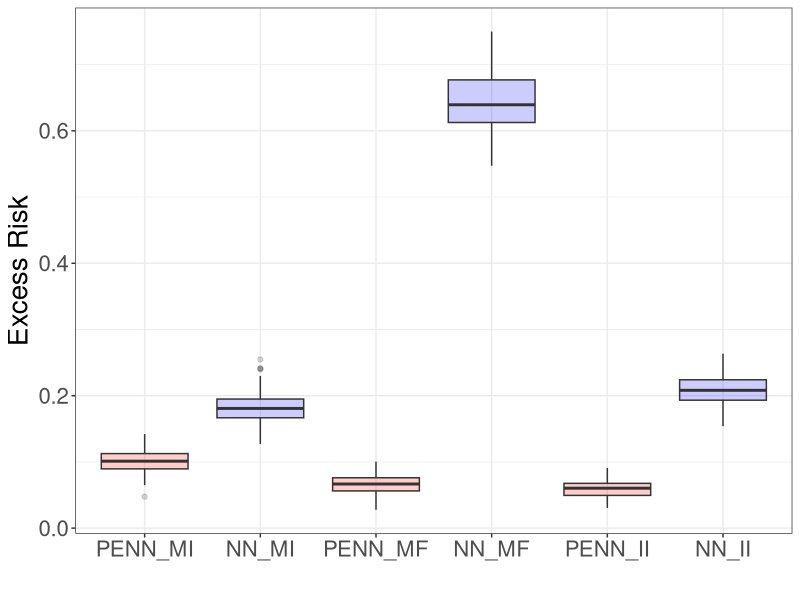

Recreate this plot in R.
library(ggplot2)
library(tidyr)

PENN_MI = c(0.5299081206321716, 0.5421680808067322, 0.5334153175354004, 0.5720603466033936, 0.5137104392051697, 0.5102366209030151, 0.5564974546432495, 0.532203733921051, 0.5074627995491028, 0.5070702433586121, 0.5387380123138428, 0.5299080014228821, 0.5323880910873413, 0.5083180665969849, 0.5446898937225342, 0.5125712156295776, 0.5404907464981079, 0.546138346195221, 0.5176531076431274, 0.5565351843833923, 0.5464503169059753, 0.5373508334159851, 0.5425578355789185, 0.5206918716430664, 0.5426129698753357, 0.5566509366035461, 0.5309943556785583, 0.5154860615730286, 0.5265855193138123, 0.5276800990104675, 0.5312401652336121, 0.49947383999824524, 0.5100810527801514, 0.5559889078140259, 0.539051353931427, 0.5439624786376953, 0.5445611476898193, 0.5300247669219971, 0.49479466676712036, 0.5314110517501831, 0.5239240527153015, 0.5462337732315063, 0.5318089127540588, 0.5131251215934753, 0.5485357642173767, 0.5132840871810913, 0.5261885523796082, 0.5317153334617615, 0.5356186032295227, 0.5302897095680237, 0.5377073884010315, 0.5086963176727295, 0.5461138486862183, 0.5167368054389954, 0.5296556353569031, 0.5156697630882263, 0.5484161376953125, 0.5321452021598816, 0.5551943778991699, 0.5159812569618225, 0.5256503224372864, 0.5263470411300659, 0.5097585320472717, 0.5316003561019897, 0.4966175854206085, 0.5113072991371155, 0.5374268293380737, 0.5429596900939941, 0.5412868857383728, 0.5411034226417542, 0.5350334644317627, 0.535270094871521, 0.5203173160552979, 0.5200977325439453, 0.5072530508041382, 0.5420355200767517, 0.4774995744228363, 0.5268696546554565, 0.5246585011482239, 0.5266036987304688, 0.537288248538971, 0.5209684371948242, 0.5339942574501038, 0.5546995401382446, 0.5468971133232117, 0.5206278562545776, 0.546567440032959, 0.5296279191970825, 0.5570213794708252, 0.5119854211807251, 0.522806704044342, 0.5212322473526001, 0.5299921035766602, 0.4987604022026062, 0.5426963567733765, 0.5548394322395325, 0.5117666721343994, 0.5557717680931091, 0.5306524634361267, 0.5586498975753784) - 0.18 - 0.25

NN_MI = c(0.6478814482688904, 0.5745128393173218, 0.6206482648849487, 0.6710063815116882, 0.574148416519165, 0.5947242975234985, 0.6293741464614868, 0.6189246773719788, 0.6132457852363586, 0.5984554886817932, 0.597636878490448, 0.6094128489494324, 0.6234688758850098, 0.6070238947868347, 0.596710205078125, 0.6231741309165955, 0.641289472579956, 0.6286240220069885, 0.6055728793144226, 0.6028323173522949, 0.6136360168457031, 0.6010859608650208, 0.5791809558868408, 0.6598720550537109, 0.5678044557571411, 0.5938553810119629, 0.6032243967056274, 0.6277974843978882, 0.6090729236602783, 0.6115342378616333, 0.5731666088104248, 0.6242635250091553, 0.5943893194198608, 0.5964980721473694, 0.6696781516075134, 0.6111027598381042, 0.6121876239776611, 0.6314355731010437, 0.5571774840354919, 0.6213404536247253, 0.6140673160552979, 0.6386995315551758, 0.5916280150413513, 0.6400649547576904, 0.5806507468223572, 0.6196308135986328, 0.6022031903266907, 0.5868018269538879, 0.5931176543235779, 0.6269822716712952, 0.6471804976463318, 0.6143777966499329, 0.6072642803192139, 0.6102195382118225, 0.6435683369636536, 0.6028755903244019, 0.6182942986488342, 0.614698052406311, 0.6217958927154541, 0.6847037672996521, 0.5578724145889282, 0.6022505164146423, 0.5875014066696167, 0.5789560675621033, 0.5864008665084839, 0.5822046995162964, 0.6175137758255005, 0.599522054195404, 0.602013349533081, 0.6052728295326233, 0.6464523077011108, 0.5953875780105591, 0.6291773319244385, 0.6241059899330139, 0.5847989916801453, 0.6104275584220886, 0.5755561590194702, 0.633185625076294, 0.5924932360649109, 0.5891773700714111, 0.6300897598266602, 0.6132563948631287, 0.6302748918533325, 0.6132084727287292, 0.6309916973114014, 0.5928871631622314, 0.6352786421775818, 0.6053349375724792, 0.6094284653663635, 0.6289144158363342, 0.6009355783462524, 0.6050935387611389, 0.6235383749008179, 0.6021550893783569, 0.6391478180885315, 0.6169505715370178, 0.6046092510223389, 0.6211450099945068, 0.6713505983352661, 0.6137488484382629) - 0.18 - 0.25 

PENN_MF = c(0.5042549967765808, 0.5057946443557739, 0.48781055212020874, 0.5304428935050964, 0.4838252067565918, 0.48189985752105713, 0.5095342397689819, 0.5007570385932922, 0.4767240285873413, 0.491854727268219, 0.5114361643791199, 0.5118601322174072, 0.48619022965431213, 0.4863691031932831, 0.4850448668003082, 0.476929634809494, 0.5048215389251709, 0.4961126446723938, 0.4936741292476654, 0.50918048620224, 0.5035135746002197, 0.48337042331695557, 0.49633491039276123, 0.4968213737010956, 0.48603343963623047, 0.49492835998535156, 0.49537816643714905, 0.4954744577407837, 0.4892164468765259, 0.48978304862976074, 0.4802483022212982, 0.46901464462280273, 0.4696339964866638, 0.5054372549057007, 0.5299030542373657, 0.4951862692832947, 0.49880582094192505, 0.510205864906311, 0.47033143043518066, 0.5034037828445435, 0.518471360206604, 0.5079098343849182, 0.5058133006095886, 0.5035223364830017, 0.5065911412239075, 0.5080204010009766, 0.486232191324234, 0.5037862658500671, 0.4846240282058716, 0.5151969790458679, 0.501073956489563, 0.4816676378250122, 0.5057252645492554, 0.5000223517417908, 0.5057327151298523, 0.5017063021659851, 0.5231289267539978, 0.4845837950706482, 0.48031172156333923, 0.4882090389728546, 0.48218563199043274, 0.473064661026001, 0.4932503402233124, 0.48467984795570374, 0.4702794551849365, 0.4800838828086853, 0.49645981192588806, 0.5122092962265015, 0.5258775353431702, 0.4994262754917145, 0.4927709102630615, 0.48628735542297363, 0.49222061038017273, 0.5074223279953003, 0.49508875608444214, 0.5021682977676392, 0.45766493678092957, 0.5013276934623718, 0.47777578234672546, 0.4939500093460083, 0.5119222402572632, 0.5005528330802917, 0.5124492645263672, 0.5213596224784851, 0.5082908868789673, 0.4870316982269287, 0.5027777552604675, 0.510676383972168, 0.5053472518920898, 0.4988635778427124, 0.4854298233985901, 0.5065484046936035, 0.4899645149707794, 0.48609843850135803, 0.5076013207435608, 0.49099448323249817, 0.4920046329498291, 0.5059347748756409, 0.5091838836669922, 0.5217025279998779) - 0.18 - 0.25 

NN_MF = c(1.1435760259628296, 1.0318583250045776, 1.1057355403900146, 1.0415245294570923, 1.0329475402832031, 1.0158472061157227, 1.0041874647140503, 0.9920839071273804, 1.1316584348678589, 1.0989584922790527, 1.0512639284133911, 1.1364266872406006, 1.060929298400879, 1.0581356287002563, 1.0770426988601685, 1.0460141897201538, 1.0100027322769165, 1.110748052597046, 1.1133952140808105, 1.154107689857483, 1.0620319843292236, 1.0299781560897827, 1.1027554273605347, 1.1205064058303833, 1.0152353048324585, 1.0838682651519775, 1.05403470993042, 1.07871675491333, 1.1003012657165527, 1.0798062086105347, 1.0616834163665771, 1.1145222187042236, 1.0395288467407227, 1.0268230438232422, 1.0606956481933594, 1.0802031755447388, 1.1798959970474243, 1.1160163879394531, 1.0870413780212402, 1.0946364402770996, 1.1297866106033325, 1.0221619606018066, 1.0387276411056519, 1.0903420448303223, 1.0598044395446777, 1.1336060762405396, 1.042875051498413, 1.0600037574768066, 1.1714731454849243, 1.1102778911590576, 1.099636197090149, 1.0860743522644043, 1.1130261421203613, 1.0597282648086548, 1.0574222803115845, 1.0179792642593384, 1.1238490343093872, 1.0390470027923584, 0.977256178855896, 1.0030498504638672, 1.0591163635253906, 1.0472668409347534, 1.09198796749115, 1.1375528573989868, 1.0969905853271484, 1.065514087677002, 1.1054149866104126, 1.0681287050247192, 1.1055378913879395, 1.0872830152511597, 1.0072426795959473, 1.0354200601577759, 1.1006388664245605, 1.1643520593643188, 1.0459171533584595, 1.082855224609375, 0.9791734218597412, 1.076096534729004, 1.0705028772354126, 1.116767406463623, 1.133864402770996, 1.0278295278549194, 1.0641396045684814, 1.0625066757202148, 1.1596516370773315, 1.111528754234314, 1.117374062538147, 1.0376075506210327, 1.067444920539856, 1.1119695901870728, 1.0350229740142822, 1.0987356901168823, 1.0522173643112183, 1.0811501741409302, 1.140252947807312, 1.0596085786819458, 1.0307172536849976, 1.0572690963745117, 1.0504595041275024, 1.0305665731430054) - 0.18 - 0.25 

PENN_II = c(0.4954167604446411, 0.4982568919658661, 0.46456754207611084, 0.5209627747535706, 0.4645635783672333, 0.47636011242866516, 0.495282918214798, 0.49183979630470276, 0.47176268696784973, 0.4916682541370392, 0.4945293962955475, 0.4971548914909363, 0.49101123213768005, 0.47899970412254333, 0.5047861933708191, 0.481153666973114, 0.4934650957584381, 0.4953933656215668, 0.4844362735748291, 0.491131067276001, 0.4914202094078064, 0.48314329981803894, 0.4899655878543854, 0.4928850531578064, 0.4675062596797943, 0.49784862995147705, 0.4864157736301422, 0.4925323724746704, 0.47402164340019226, 0.47717994451522827, 0.47499004006385803, 0.4697604477405548, 0.46724995970726013, 0.49778324365615845, 0.5095251202583313, 0.4902064800262451, 0.5039809346199036, 0.48705846071243286, 0.47110575437545776, 0.4980461895465851, 0.5115854740142822, 0.49128663539886475, 0.4785054624080658, 0.5186886191368103, 0.5081488490104675, 0.4885522425174713, 0.4782674312591553, 0.4999479353427887, 0.4939810037612915, 0.5071884393692017, 0.49357354640960693, 0.47293004393577576, 0.505627453327179, 0.4873884618282318, 0.48625868558883667, 0.4798415005207062, 0.5110467672348022, 0.492963969707489, 0.4904438555240631, 0.4844352602958679, 0.4831242561340332, 0.4739402234554291, 0.4867551624774933, 0.4766444265842438, 0.46932417154312134, 0.48232322931289673, 0.4749309718608856, 0.49761226773262024, 0.5101709961891174, 0.4795830547809601, 0.496608704328537, 0.5010617971420288, 0.4812465310096741, 0.4972163140773773, 0.49369940161705017, 0.5120635628700256, 0.4603657126426697, 0.47711777687072754, 0.47046080231666565, 0.46886786818504333, 0.4949561655521393, 0.4824589490890503, 0.4912039041519165, 0.5014178156852722, 0.5046681761741638, 0.46818724274635315, 0.48523813486099243, 0.49974486231803894, 0.5025168657302856, 0.4874446392059326, 0.47827011346817017, 0.4841875433921814, 0.4874286651611328, 0.4816856384277344, 0.501192569732666, 0.4884986877441406, 0.4871070683002472, 0.5034812688827515, 0.4952729046344757, 0.5052501559257507) - 0.18 - 0.25 

NN_II = c(0.6492964029312134, 0.6203665137290955, 0.6133120059967041, 0.6506683230400085, 0.5840394496917725, 0.5961217880249023, 0.6551014184951782, 0.6421068906784058, 0.631605863571167, 0.662273645401001, 0.6180165410041809, 0.6343010663986206, 0.6308353543281555, 0.6151451468467712, 0.6755784153938293, 0.6438178420066833, 0.6176406741142273, 0.64519864320755, 0.6144255995750427, 0.6364634037017822, 0.6635826230049133, 0.6359256505966187, 0.6336420178413391, 0.6125372052192688, 0.6174455881118774, 0.6544654369354248, 0.6245055198669434, 0.6584823131561279, 0.6416884660720825, 0.5919275283813477, 0.618649423122406, 0.6550993323326111, 0.6529492735862732, 0.6424601078033447, 0.6708468794822693, 0.6203647255897522, 0.6669778823852539, 0.6443452835083008, 0.630206823348999, 0.6548981070518494, 0.654653787612915, 0.6385427117347717, 0.6433004140853882, 0.6577182412147522, 0.6153132319450378, 0.6802279949188232, 0.6468238830566406, 0.6344974637031555, 0.6838279366493225, 0.6315574049949646, 0.6532034873962402, 0.6475544571876526, 0.6477841734886169, 0.6606262922286987, 0.6294222474098206, 0.6495448350906372, 0.6332082748413086, 0.6134170293807983, 0.6390625238418579, 0.6040224432945251, 0.6280794143676758, 0.6050837635993958, 0.6498739123344421, 0.6566263437271118, 0.6213996410369873, 0.6617981195449829, 0.6294853687286377, 0.6413612961769104, 0.6378804445266724, 0.6317154169082642, 0.6231220960617065, 0.6193157434463501, 0.6383569836616516, 0.681397557258606, 0.6373245120048523, 0.6202032566070557, 0.5956108570098877, 0.6183009147644043, 0.6301414966583252, 0.6547375917434692, 0.6798285245895386, 0.6281227469444275, 0.615650475025177, 0.6685857772827148, 0.6933892369270325, 0.6481040120124817, 0.6371109485626221, 0.6404691934585571, 0.6646716594696045, 0.6552242636680603, 0.6359713673591614, 0.6516542434692383, 0.6117813587188721, 0.6321706771850586, 0.6329506635665894, 0.6565752625465393, 0.6232495307922363, 0.650387704372406, 0.6538875699043274, 0.6315538287162781) - 0.18 - 0.25 

Excess_Risk = data.frame('PENN_MI' = PENN_MI, 'NN_MI' = NN_MI,
                         'PENN_MF' = PENN_MF, 'NN_MF' = NN_MF,
                         'PENN_II' = PENN_II, 'NN_II' = NN_II)
df_long = Excess_Risk %>%
  pivot_longer(cols = everything(), names_to = "Variable", values_to = "Value")
df_long$Variable = factor(df_long$Variable, levels = c('PENN_MI', 'NN_MI', 'PENN_MF', 'NN_MF', 'PENN_II', 'NN_II'))

ggplot(df_long, aes(x=Variable, y=Value, fill=Variable)) + geom_boxplot(alpha=0.2) + 
  xlab("") + ylab("Excess Risk") + theme_bw() + theme(legend.position = "none", text = element_text(size = 20)) + 
  scale_fill_manual(values = c('PENN_MI' = 'red', 'NN_MI' = 'blue', 'PENN_MF' = 'red', 
                               'NN_MF' = 'blue',  'PENN_II' = 'red', 'NN_II' = 'blue'))
